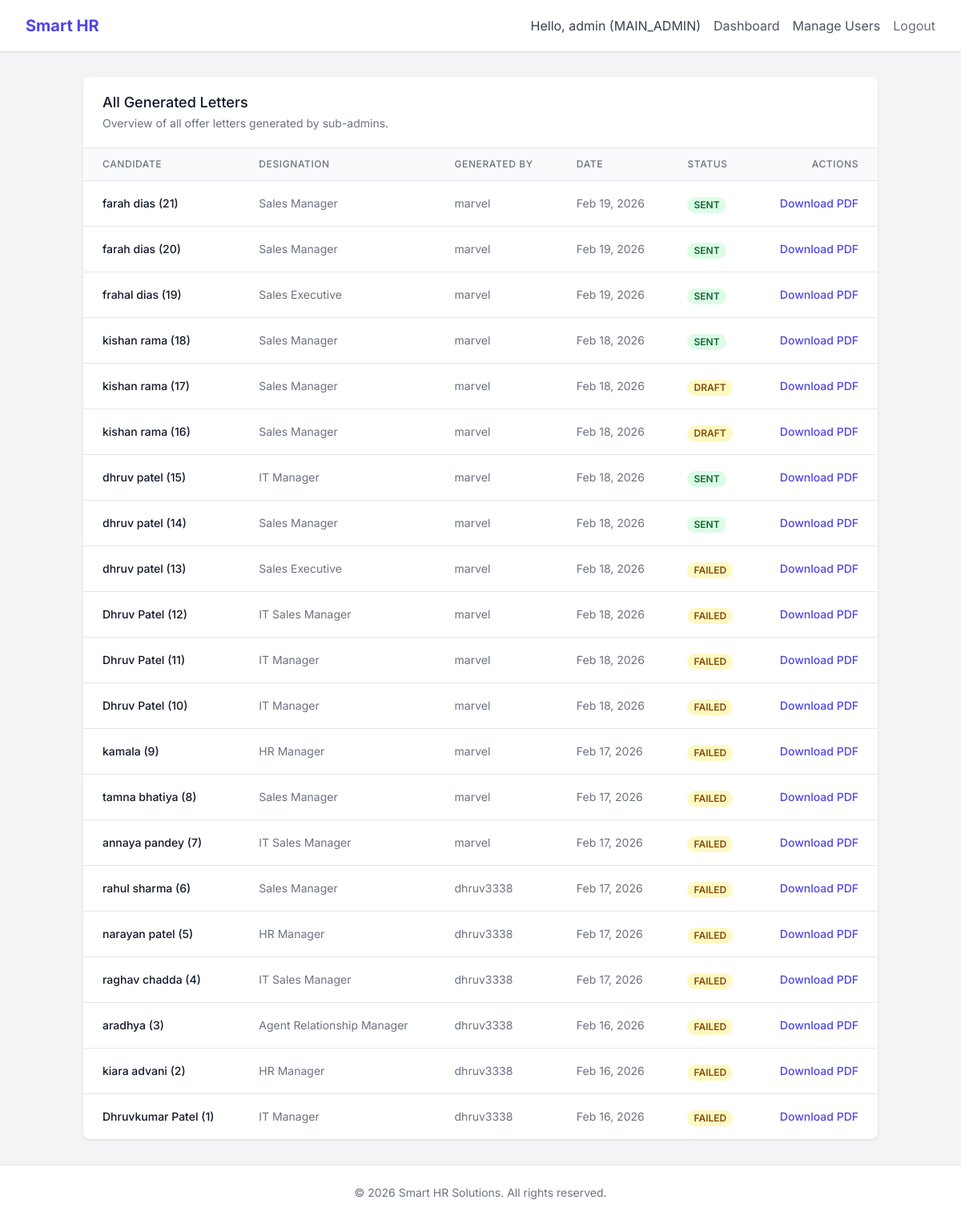
Screenshot of /dashboard/admin/ (signed in) with the database file from the repository.
### accounts/models.py (models this page shows, shortened)
class User(AbstractUser):
    ROLE_CHOICES = (
        ('MAIN_ADMIN', 'Main Admin'),
        ('SUB_ADMIN', 'Sub Admin'),
    )
    role = models.CharField(max_length=20, choices=ROLE_CHOICES, default='SUB_ADMIN')

### letters/models.py (models this page shows, shortened)
class OfferLetter(models.Model):
    DESIGNATION_CHOICES = (
        ('Sales Manager', 'Sales Manager'),
        ('Assistant Sales Manager', 'Assistant Sales Manager'),
        ('Agent Relationship Manager', 'Agent Relationship Manager'),
        ('HR Manager', 'HR Manager'),
        ('HR Executive', 'HR Executive'),
        ('IT Executive', 'IT Executive'),
        ('Sales Executive', 'Sales Executive'),
        ('IT Sales Manager', 'IT Sales Manager'),
        ('IT Manager', 'IT Manager'),
        ('Social Media Manager', 'Social Media Manager'),
        ('Trainer', 'Trainer'),
    )
    STATUS_CHOICES = (
        ('DRAFT', 'Draft'),
        ('SENT', 'Sent'),
        ('FAILED', 'Failed'),
    )
    GENDER_CHOICES = (
        ('Male', 'Male'),
        ('Female', 'Female'),
    )
    candidate_name = models.CharField(max_length=255)
    gender = models.CharField(max_length=10, choices=GENDER_CHOICES, default='Male')
    email = models.EmailField(help_text="Candidate Email")
    designation = models.CharField(max_length=100, choices=DESIGNATION_CHOICES)
    salary = models.DecimalField(max_digits=12, decimal_places=2)
    salary_in_words = models.CharField(max_length=255, blank=True, null=True)
    letter_content = models.TextField(help_text="Custom content or generated HTML")
    joining_date = models.DateField()
    created_by = models.ForeignKey(settings.AUTH_USER_MODEL, on_delete=models.CASCADE, related_name='generated_letters')
    status = models.CharField(max_length=10, choices=STATUS_CHOICES, default='DRAFT')
    created_at = models.DateTimeField(auto_now_add=True)
    updated_at = models.DateTimeField(auto_now=True)

### letters/views.py (the view)
# urls.py: path('dashboard/admin/', views.admin_dashboard, name='admin_dashboard'),
@login_required
def admin_dashboard(request):
    if not request.user.role == 'MAIN_ADMIN' and not request.user.is_superuser:
        return redirect('letters:sub_admin_dashboard')
    letters = OfferLetter.objects.all().order_by('-created_at')
    return render(request, 'letters/admin_dashboard.html', {'letters': letters})

### templates/letters/admin_dashboard.html (shortened to what this page needs)
{% extends 'base.html' %}
{% block content %}
<div class="bg-white shadow overflow-hidden sm:rounded-lg">
    <div class="px-4 py-5 sm:px-6 flex justify-between items-center">
        <div>
            <h3 class="text-lg leading-6 font-medium text-gray-900">All Generated Letters</h3>
            <p class="mt-1 max-w-2xl text-sm text-gray-500">Overview of all offer letters generated by sub-admins.</p>
        </div>
    </div>
    <div class="border-t border-gray-200">
        <table class="min-w-full divide-y divide-gray-200">
            <thead class="bg-gray-50">
                <tr>
                    <th scope="col"
                        class="px-6 py-3 text-left text-xs font-medium text-gray-500 uppercase tracking-wider">Candidate
                    </th>
                    <th scope="col"
                        class="px-6 py-3 text-left text-xs font-medium text-gray-500 uppercase tracking-wider">
                        Designation</th>
                    <th scope="col"
                        class="px-6 py-3 text-left text-xs font-medium text-gray-500 uppercase tracking-wider">Generated
                        By</th>
                    <th scope="col"
                        class="px-6 py-3 text-left text-xs font-medium text-gray-500 uppercase tracking-wider">Date</th>
                    <th scope="col"
                        class="px-6 py-3 text-left text-xs font-medium text-gray-500 uppercase tracking-wider">Status
                    </th>
                    <th scope="col"
                        class="px-6 py-3 text-right text-xs font-medium text-gray-500 uppercase tracking-wider">Actions
                    </th>
                </tr>
            </thead>
            <tbody class="bg-white divide-y divide-gray-200">
                {% for letter in letters %}
                <tr>
                    <td class="px-6 py-4 whitespace-nowrap text-sm font-medium text-gray-900">
                        {{ letter.candidate_name }} ({{ letter.id }})
                    </td>
                    <td class="px-6 py-4 whitespace-nowrap text-sm text-gray-500">{{ letter.designation }}</td>
                    <td class="px-6 py-4 whitespace-nowrap text-sm text-gray-500">{{ letter.created_by.username }}</td>
                    <td class="px-6 py-4 whitespace-nowrap text-sm text-gray-500">{{ letter.created_at|date:"M d, Y" }}
                    </td>
                    <td class="px-6 py-4 whitespace-nowrap">
                        <span
                            class="px-2 inline-flex text-xs leading-5 font-semibold rounded-full {% if letter.status == 'SENT' %}bg-green-100 text-green-800{% else %}bg-yellow-100 text-yellow-800{% endif %}">
                            {{ letter.status }}
                        </span>
                    </td>
                    <td class="px-6 py-4 whitespace-nowrap text-right text-sm font-medium">
                        <a href="{% url 'letters:download_doc' letter.pk %}"
                            class="text-indigo-600 hover:text-indigo-900">Download PDF</a>
                    </td>
                </tr>
                {% empty %}
                <tr>
                    <td colspan="6" class="px-6 py-4 text-center text-sm text-gray-500">No letters generated yet.</td>
                </tr>
                {% endfor %}
            </tbody>
        </table>
    </div>
</div>
{% endblock %}

### templates/base.html (shortened to what this page needs)
<!DOCTYPE html>
<html lang="en">
<head>
    <script src="https://cdn.tailwindcss.com"></script>
</head>
<body class="bg-gray-100 min-h-screen flex flex-col">
    <nav class="bg-white shadow">
        <div class="max-w-7xl mx-auto px-4 sm:px-6 lg:px-8">
            <div class="flex justify-between h-16">
                <div class="flex">
                    <div class="flex-shrink-0 flex items-center">
                        <a href="/" class="text-xl font-bold text-indigo-600">Smart HR</a>
                    </div>
                </div>
                <div class="flex items-center space-x-4">
                    {% if user.is_authenticated %}
                    <span class="text-gray-700">Hello, {{ user.username }} ({{ user.role }})</span>
                    {% if user.role == 'MAIN_ADMIN' %}
                    <a href="{% url 'letters:admin_dashboard' %}"
                        class="text-gray-600 hover:text-indigo-600">Dashboard</a>
                    <a href="{% url 'accounts:user_list' %}" class="text-gray-600 hover:text-indigo-600">Manage
                        Users</a>
                    {% else %}
                    <a href="{% url 'letters:sub_admin_dashboard' %}"
                        class="text-gray-600 hover:text-indigo-600">Dashboard</a>
                    <a href="{% url 'letters:generate_letter' %}"
                        class="bg-indigo-600 text-white px-3 py-2 rounded-md hover:bg-indigo-700">New Letter</a>
                    {% endif %}
                    <form action="{% url 'accounts:logout' %}" method="post" class="inline">
                        <button type="submit" class="text-gray-500 hover:text-red-600">Logout</button>
                    </form>
                    {% else %}
                    <a href="{% url 'accounts:login' %}" class="text-indigo-600 font-medium">Login</a>
                    {% endif %}
                </div>
            </div>
        </div>
    </nav>
    <main class="flex-grow container mx-auto px-4 py-8">
        {% block content %}{% endblock %}
    </main>
    <footer class="bg-white border-t mt-auto">
        <div class="max-w-7xl mx-auto py-6 px-4 sm:px-6 lg:px-8">
            <p class="text-center text-gray-500 text-sm">&copy; 2026 Smart HR Solutions. All rights reserved.</p>
        </div>
    </footer>
</body>
</html>

### templates/base.html (style rules this page uses)
body { font-family: 'Inter', sans-serif; }

### rows the page displays
User: username "admin", role "MAIN_ADMIN"
OfferLetter: candidate_name "farah dias", id "21", designation "Sales Manager", created_by.username "marvel", created_at "Feb 19, 2026", status "SENT"
OfferLetter: candidate_name "farah dias", id "20", designation "Sales Manager", created_by.username "marvel", created_at "Feb 19, 2026", status "SENT"
OfferLetter: candidate_name "frahal dias", id "19", designation "Sales Executive", created_by.username "marvel", created_at "Feb 19, 2026", status "SENT"
OfferLetter: candidate_name "kishan rama", id "18", designation "Sales Manager", created_by.username "marvel", created_at "Feb 18, 2026", status "SENT"
OfferLetter: candidate_name "kishan rama", id "17", designation "Sales Manager", created_by.username "marvel", created_at "Feb 18, 2026", status "DRAFT"
OfferLetter: candidate_name "kishan rama", id "16", designation "Sales Manager", created_by.username "marvel", created_at "Feb 18, 2026", status "DRAFT"
OfferLetter: candidate_name "dhruv patel", id "15", designation "IT Manager", created_by.username "marvel", created_at "Feb 18, 2026", status "SENT"
OfferLetter: candidate_name "dhruv patel", id "14", designation "Sales Manager", created_by.username "marvel", created_at "Feb 18, 2026", status "SENT"
OfferLetter: candidate_name "dhruv patel", id "13", designation "Sales Executive", created_by.username "marvel", created_at "Feb 18, 2026", status "FAILED"
OfferLetter: candidate_name "Dhruv Patel", id "12", designation "IT Sales Manager", created_by.username "marvel", created_at "Feb 18, 2026", status "FAILED"
OfferLetter: candidate_name "Dhruv Patel", id "11", designation "IT Manager", created_by.username "marvel", created_at "Feb 18, 2026", status "FAILED"
OfferLetter: candidate_name "Dhruv Patel", id "10", designation "IT Manager", created_by.username "marvel", created_at "Feb 18, 2026", status "FAILED"
OfferLetter: candidate_name "kamala", id "9", designation "HR Manager", created_by.username "marvel", created_at "Feb 17, 2026", status "FAILED"
OfferLetter: candidate_name "tamna bhatiya", id "8", designation "Sales Manager", created_by.username "marvel", created_at "Feb 17, 2026", status "FAILED"
OfferLetter: candidate_name "annaya pandey", id "7", designation "IT Sales Manager", created_by.username "marvel", created_at "Feb 17, 2026", status "FAILED"
OfferLetter: candidate_name "rahul sharma", id "6", designation "Sales Manager", created_by.username "dhruv3338", created_at "Feb 17, 2026", status "FAILED"
OfferLetter: candidate_name "narayan patel", id "5", designation "HR Manager", created_by.username "dhruv3338", created_at "Feb 17, 2026", status "FAILED"
OfferLetter: candidate_name "raghav chadda", id "4", designation "IT Sales Manager", created_by.username "dhruv3338", created_at "Feb 17, 2026", status "FAILED"
OfferLetter: candidate_name "aradhya", id "3", designation "Agent Relationship Manager", created_by.username "dhruv3338", created_at "Feb 16, 2026", status "FAILED"
OfferLetter: candidate_name "kiara advani", id "2", designation "HR Manager", created_by.username "dhruv3338", created_at "Feb 16, 2026", status "FAILED"
OfferLetter: candidate_name "Dhruvkumar Patel", id "1", designation "IT Manager", created_by.username "dhruv3338", created_at "Feb 16, 2026", status "FAILED"
